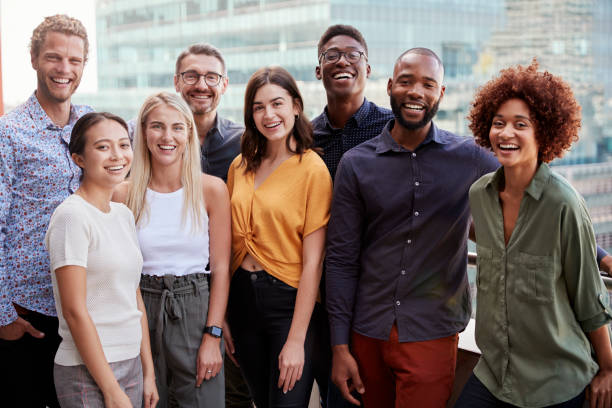
#> input picture test.jpg, 612 x 408 px
$ python facerecogimg.py
#> lines starting #> are read from the running program, lines starting #| are printed output that depends on the picture; after the words box and inside, x2 and y2 are one past the last pixel; in counts of white or black regions, pixels touching at a corner belong together
import cv2

face_cascade = cv2.CascadeClassifier('haarcascade_frontalface_default.xml')

img = cv2.imread('test.jpg')
#> img is the input picture: shape (408, 612, 3); mean B, G, R 109.5, 112.6, 126.8
img2 = cv2.imread('image.jpg')
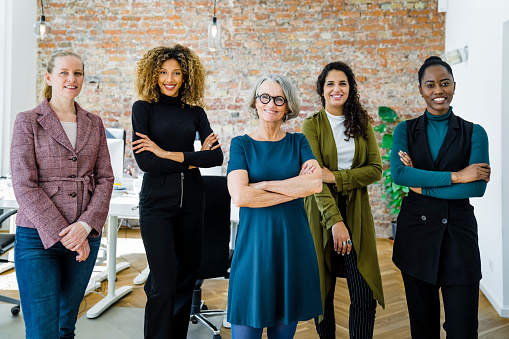
#> input picture image.jpg, 509 x 339 px
#> img2 is the input picture: shape (339, 509, 3); mean B, G, R 110.5, 115.9, 115.7
# Convert into grayscale
gray = cv2.cvtColor(img, cv2.COLOR_BGR2GRAY)
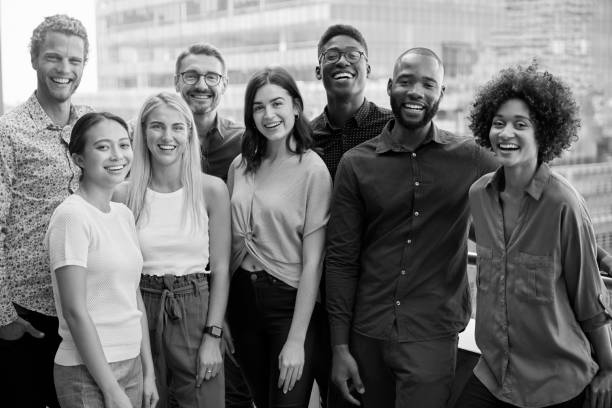
#> gray: shape (408, 612); min 0, max 255, mean 116.5
gray2 = cv2.cvtColor(img2, cv2.COLOR_BGR2GRAY)
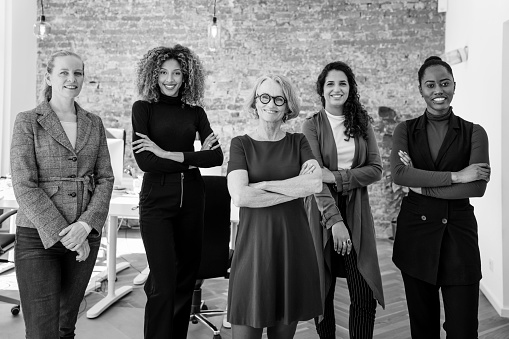
#> gray2: shape (339, 509); min 0, max 255, mean 115.3

# Detect faces
faces = face_cascade.detectMultiScale(gray, 1.1, 4)
#> faces = [[35, 38, 56, 56], [174, 55, 55, 55], [139, 105, 57, 57], [87, 123, 57, 57], [247, 84, 55, 55], [131, 62, 55, 55], [316, 33, 53, 53], [385, 59, 60, 60], [479, 99, 64, 64], [89, 301, 58, 58], [310, 10, 66, 66]]
faces2 = face_cascade.detectMultiScale(gray2, 1.1, 4)
#> faces2 = [[154, 62, 31, 31], [319, 71, 34, 34], [52, 59, 39, 39], [418, 69, 40, 40]]

# Draw rectangle around the faces
for (x, y, w, h) in faces:
    cv2.rectangle(img, (x, y), (x + w, y + h), (255, 0, 0), 2)
#> this loop made 11 passes
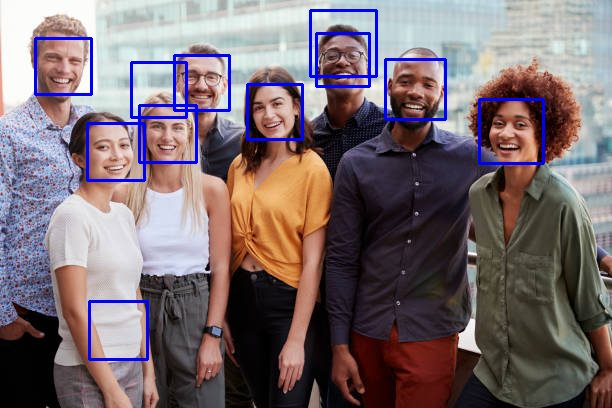
#> img: shape (408, 612, 3); 3% of pixels changed, all inside (x1, y1, x2, y2) = (34, 9, 545, 361)
for (x, y, w, h) in faces2:
    cv2.rectangle(img2, (x, y), (x + w, y + h), (255, 0, 0), 2)
#> this loop made 4 passes
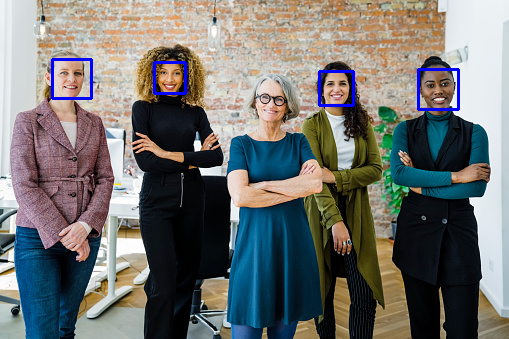
#> img2: shape (339, 509, 3); 0.99% of pixels changed, all inside (x1, y1, x2, y2) = (51, 58, 460, 111)

cv2.imshow('img', img)
cv2.waitKey()
cv2.imshow('img2', img2)
cv2.waitKey()
